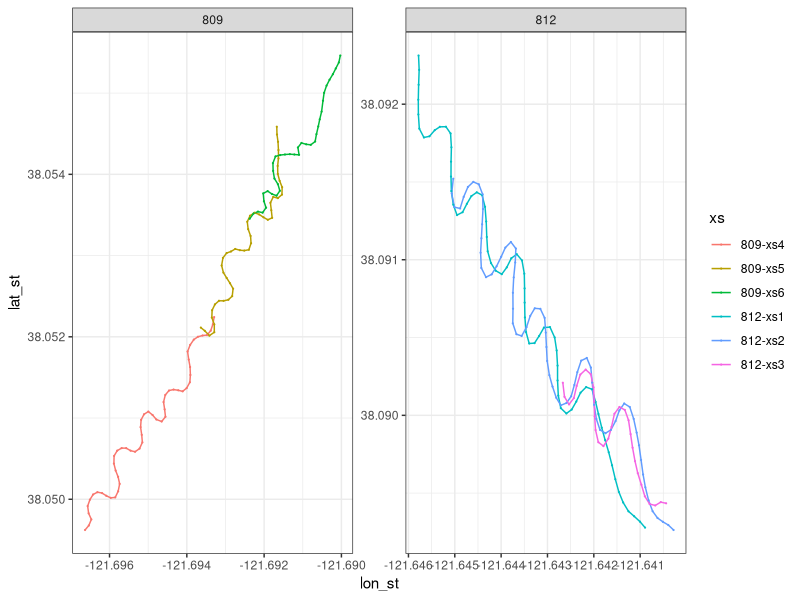
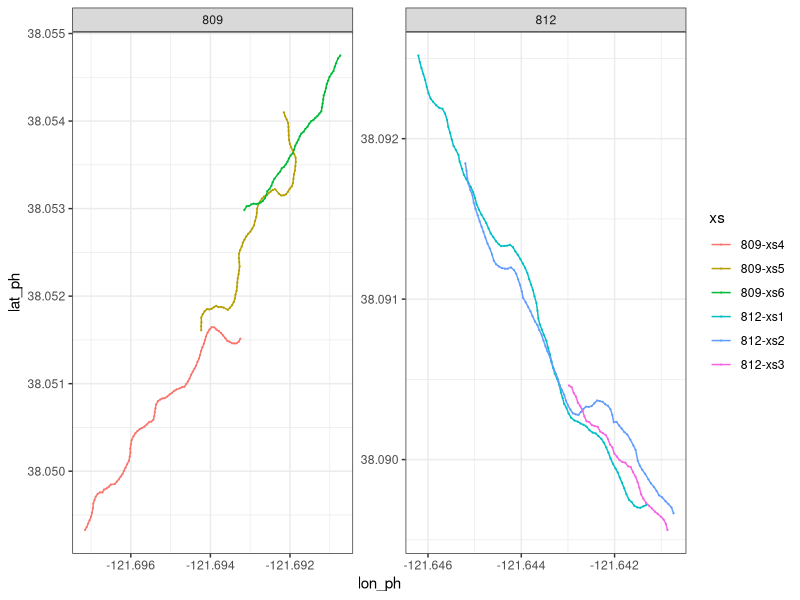
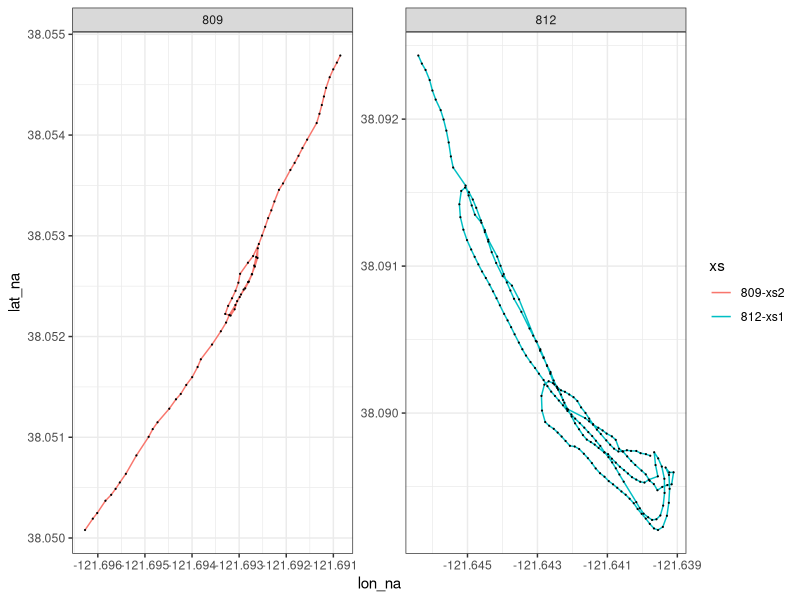
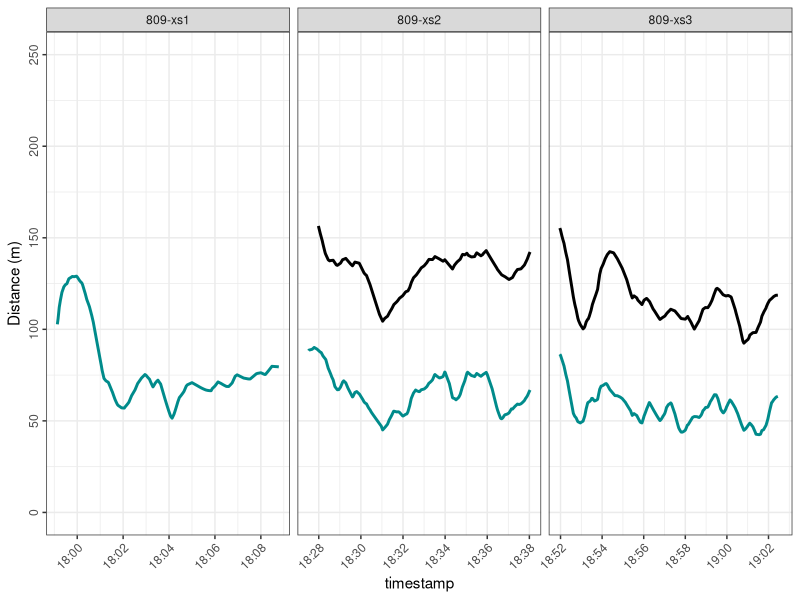
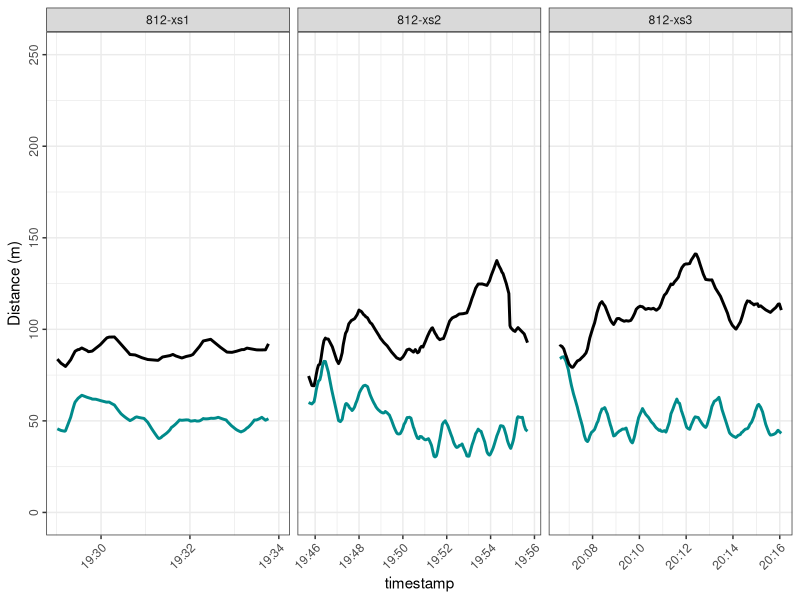
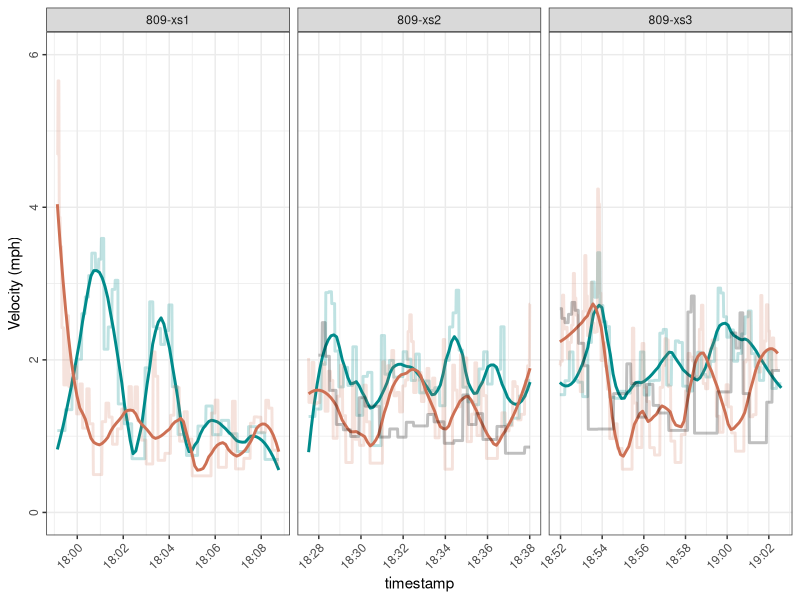
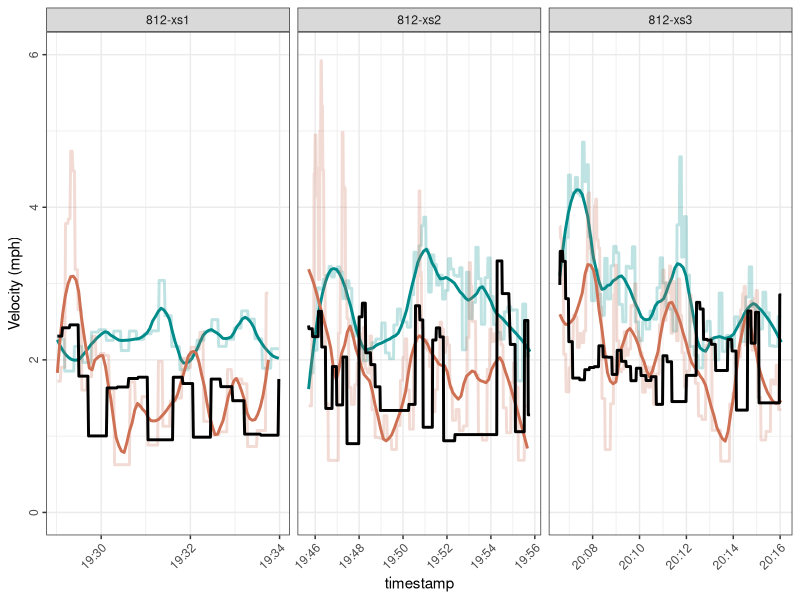
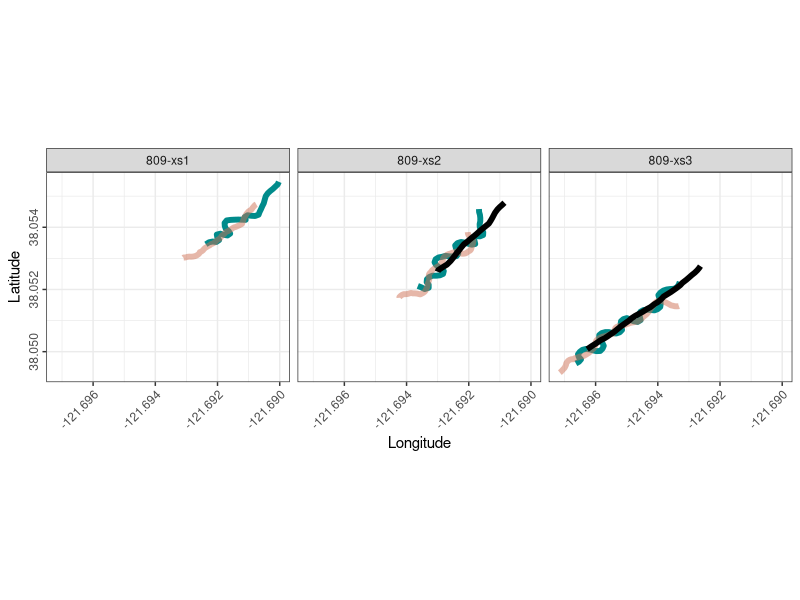

The R script that drew these images, in order:
library(tidyverse)
library(geosphere)
library(lubridate)
library(zoo)

# Import and compile GPS track data ---------------------------------------

## Stryker ----
#creating df- stryker-6 rows, site 812-3,809-3, start and stop- each transect-
#rows in excel

stryker_startstop <- data.frame(boat = rep("stryker",6), 
                                site = c(rep("812", 3), rep("809", 3)),
                                start = c(7, 80, 153, 187, 246, 298), 
                                end = c(76, 149, 183, 242, 294, 336))

stryker = data.frame()
stryker_raw = data.frame()



for(xs in 1:nrow(stryker_startstop)){
  print(xs)
  
  #loop each row
  
  temp <- read.csv("data/Survey02_20250122/20250122_DWR.csv", 
                   skip = stryker_startstop[xs, "start"] - 1, nrow = stryker_startstop[xs, "end"] - stryker_startstop[xs, "start"], header = F)
  
  #not sure what this does- reads csv- 
  
  
  colnames(temp) = c("Junk", "lat", "lon", "datetime", "speed")
  
  #create colnames
  
  temp$timestamp <- as.POSIXct(temp$datetime, format = "%Y-%m-%dT%H:%M:%SZ", tz = "America/Los_Angeles")
  #change format
  complete_timestamps <- seq(min(temp$timestamp), max(temp$timestamp), by = "1 sec")
 
   #round up and round down time stamp to equal one sec
  
  merged_data <- data.frame(timestamp = complete_timestamps) %>%
    left_join(temp, by = "timestamp")
  
  #change time stamp column to complete time stamps
  
  interpolated_data <- merged_data %>%
    mutate(lat = na.approx(lat, rule = 2),
           lon = na.approx(lon, rule = 2))
  
  #create interpolate df- not sure what r=2 means
  
  interpolated_data$xs <- paste0(stryker_startstop[xs, "site"], "-xs", xs)
  temp$xs <- paste0(stryker_startstop[xs, "site"], "-xs", xs)
  
  #creating column name that says site but doesn't say xs?
  
  interpolated_data$site <- stryker_startstop[xs, "site"]
  temp$site = stryker_startstop[xs, "site"]
  
  stryker <- rbind(stryker, interpolated_data[, c("site", "xs", "timestamp", "lat", "lon")])
  stryker_raw <- rbind(stryker_raw, temp)
  
  rm(temp, interpolated_data, merged_data)
  #not sure what this is
}

stryker$boat = "Stryker"
colnames(stryker) <- c("site", "xs", "timestamp", "lat_st", "lon_st", "boat")

## Phantom ----
phantom_startstop <- data.frame(boat = rep("phantom", 6), 
                                site = c(rep("812", 3), rep("809", 3)),
                                start = c(7, 112, 206, 251, 343, 425), 
                                end = c(108, 202, 247, 339, 421, 481))

phantom = data.frame()
phantom_raw = data.frame()

for(xs in 1:nrow(phantom_startstop)){
  print(xs)
  
  temp <- read.csv("data/Survey02_20250122/20250122_CFS.csv", 
                   skip = phantom_startstop[xs, "start"] - 1, nrow = phantom_startstop[xs, "end"] - phantom_startstop[xs, "start"], header = F)
  
  colnames(temp) = c("Junk", "lat", "lon", "datetime", "speed")
  
  temp$timestamp <- as.POSIXct(temp$datetime, format = "%Y-%m-%dT%H:%M:%SZ", tz = "America/Los_Angeles")
  
  complete_timestamps <- seq(min(temp$timestamp), max(temp$timestamp), by = "1 sec")
  
  merged_data <- data.frame(timestamp = complete_timestamps) %>%
    left_join(temp, by = "timestamp")
  
  interpolated_data <- merged_data %>%
    mutate(lat = na.approx(lat, rule = 2),
           lon = na.approx(lon, rule = 2))
  
  interpolated_data$xs <- paste0(phantom_startstop[xs, "site"], "-xs", xs)
  temp$xs <- paste0(phantom_startstop[xs, "site"], "-xs", xs)
  
  interpolated_data$site <- phantom_startstop[xs, "site"]
  temp$site = phantom_startstop[xs, "site"]
  
  phantom <- rbind(phantom, interpolated_data[, c("site", "xs", "timestamp", "lat", "lon")])
  phantom_raw <- rbind(phantom_raw, temp)
  
  rm(temp, interpolated_data, merged_data)
}

phantom$boat = "Phantom"
colnames(phantom) <- c("site", "xs", "timestamp", "lat_ph", "lon_ph", "boat")

## CDFW ---- now 
cdfw_startstop <- data.frame(boat = rep("cdfw", 2), 
                                site = c(rep("812", 1), rep("809", 1)),
                                start = c(7, 235), 
                                end = c(231, 305))


cdfw = data.frame()
cdfw_raw = data.frame()

for(xs in 1:nrow(cdfw_startstop)){
  print(xs)
  
  temp <- read.csv("data/Survey02_20250122/20250122_CDFW.csv", 
                   skip = cdfw_startstop[xs, "start"] - 1, nrow = cdfw_startstop[xs, "end"] - cdfw_startstop[xs, "start"], header = F)
  
  colnames(temp) = c("Junk", "lat", "lon", "datetime", "speed")
  
  temp$timestamp <- as.POSIXct(temp$datetime, format = "%Y-%m-%dT%H:%M:%SZ", tz = "America/Los_Angeles")
  
  complete_timestamps <- seq(min(temp$timestamp), max(temp$timestamp), by = "1 sec")
  
  merged_data <- data.frame(timestamp = complete_timestamps) %>%
    left_join(temp, by = "timestamp")
  
  interpolated_data <- merged_data %>%
    mutate(lat = na.approx(lat, rule = 2),
           lon = na.approx(lon, rule = 2))
  
  interpolated_data$xs <- paste0(cdfw_startstop[xs, "site"], "-xs", xs)
  temp$xs <- paste0(cdfw_startstop[xs, "site"], "-xs", xs)
  
  interpolated_data$site <- cdfw_startstop[xs, "site"]
  temp$site = cdfw_startstop[xs, "site"]
  
  cdfw <- rbind(cdfw, interpolated_data[, c("site", "xs", "timestamp", "lat", "lon")])
  cdfw_raw <- rbind(cdfw_raw, temp)
  
  rm(temp, interpolated_data, merged_data)
}

cdfw$boat = "cdfw"
colnames(cdfw) <- c("site", "xs", "timestamp", "lat_na", "lon_na", "boat")

## Merge vessel tracks ----

vessels <- merge(merge(stryker, 
                       phantom[, c("timestamp", "lat_ph", "lon_ph")], by = "timestamp", all.x = T),
                 cdfw[, c("timestamp", "lat_na", "lon_na")], by = "timestamp", all.x = T) 

xs_lookup <- data.frame(xs = c("809-xs6", "809-xs5", "809-xs4", "812-xs3", "812-xs2", "812-xs1"),
                        xs_cor = c("809-xs1", "809-xs2", "809-xs3", "812-xs1", "812-xs2", "812-xs3"))

vessels <- merge(vessels, xs_lookup, by = "xs", all.x = T)

# Visualize tracks --------------------------------------------------------

ggplot(stryker, aes(x = lon_st, y = lat_st, color = xs)) + 
  geom_path() + theme_bw() + 
  geom_point(data = stryker_raw, aes(x = lon, y = lat), size = .1) +
  facet_wrap(site ~ ., scales = "free")

ggplot(phantom, aes(x = lon_ph, y = lat_ph, color = xs)) + 
  geom_path() + theme_bw() + 
  geom_point(data = phantom_raw, aes(x = lon, y = lat), size = .1) +
  facet_wrap(site ~ ., scales = "free")

ggplot(cdfw, aes(x = lon_na, y = lat_na, color = xs)) + 
  geom_path() + theme_bw() + 
  geom_point(data = cdfw_raw, aes(x = lon, y = lat), color = "black", size = .1) +
  facet_wrap(site ~ ., scales = "free")

# Calculate vessel spacing ------------------------------------------------

vessels$stryker2phantom <- NA
vessels$cdfw2phantom <- NA
vessels$stryker_velocity <- NA
vessels$phantom_velocity <- NA
vessels$cdfw_velocity <- NA

for(i in 1:nrow(vessels)){
  print(i)
  
  #if(complete.cases(vessels[,c("lon_st", "lat_st", "lon_ph","lat_ph")])[i]){
  try(vessels[i,"stryker2phantom"] <- distm(c(vessels[i,"lon_st"], vessels[i,"lat_st"]), 
                                            c(vessels[i,"lon_ph"], vessels[i,"lat_ph"]), 
                                            fun = distHaversine))
   #}
  
  # if(complete.cases(vessels[,c("lon_na", "lat_na", "lon_ph","lat_ph")])[i]){
  try(vessels[i,"cdfw2phantom"] <- distm(c(vessels[i,"lon_na"], vessels[i,"lat_na"]), 
                                             c(vessels[i,"lon_ph"], vessels[i,"lat_ph"]), 
                                             fun = distHaversine))
  # }
  
  # if(complete.cases(vessels[,c("lon_na", "lat_na", "lon_st","lat_st")])[i]){
  try(vessels[i,"stryker2cdfw"] <- distm(c(vessels[i,"lon_na"], vessels[i,"lat_na"]), 
                                             c(vessels[i,"lon_st"], vessels[i,"lat_st"]), 
                                             fun = distHaversine))
  # }
  
  try(vessels[i,"stryker_velocity"] <- distm(c(vessels[i,"lon_st"], vessels[i,"lat_st"]), 
                                             c(vessels[i + 1,"lon_st"], vessels[i + 1,"lat_st"]), 
                                             fun = distHaversine) * 2.23693629)
  
  try(vessels[i,"phantom_velocity"] <- distm(c(vessels[i,"lon_ph"], vessels[i,"lat_ph"]), 
                                             c(vessels[i + 1,"lon_ph"], vessels[i + 1,"lat_ph"]), 
                                             fun = distHaversine) * 2.23693629)
  
  try(vessels[i,"cdfw_velocity"] <- distm(c(vessels[i,"lon_na"], vessels[i,"lat_na"]), 
                                              c(vessels[i + 1,"lon_na"], vessels[i + 1,"lat_na"]), 
                                              fun = distHaversine) * 2.23693629)
  
  
}


# Plot vessel tracks, velocity, and spacing -------------------------------

(v_spacing_809 <- ggplot(vessels[vessels$xs_cor %in% c("809-xs1","809-xs2","809-xs3"),], 
                         aes(x = timestamp, y = stryker2phantom)) + 
   geom_line(color = "cyan4", linewidth = 1) +
   geom_line(aes(y = cdfw2phantom), linewidth = 1) +
   # geom_line(aes(y = stryker2cdfw), color = "blue",linewidth = 1) + 
   theme_bw() + labs(y = "Distance (m)") + 
   theme(axis.text.x = element_text(angle = 45, hjust = 1),
         axis.text.y = element_text(angle = 90, hjust = .5)) +
   ylim(0,250) +
   facet_grid(. ~ xs_cor, scales = "free"))

(v_spacing_812 <- ggplot(vessels[vessels$xs_cor %in% c("812-xs1","812-xs2","812-xs3"),], 
                         aes(x = timestamp, y = stryker2phantom)) + 
    geom_line(color = "cyan4", linewidth = 1) +
    geom_line(aes(y = cdfw2phantom), linewidth = 1) + 
    theme_bw() + labs(y = "Distance (m)") + 
    theme(axis.text.x = element_text(angle = 45, hjust = 1),
          axis.text.y = element_text(angle = 90, hjust = .5)) +
    ylim(0,250) +
    facet_grid(. ~ xs_cor, scales = "free"))

(v_velocity_809 <- ggplot(data = vessels[vessels$xs_cor %in% c("809-xs1","809-xs2","809-xs3") &
                                           vessels$stryker_velocity < 10 & is.na(vessels$stryker_velocity) == F,],
                          aes(x = timestamp, y = stryker_velocity)) + 
    geom_line(color = "cyan4", linewidth = 1, alpha = .25) +
    geom_line(color = "cyan4", linewidth = 1, stat = "smooth", span = .25) +
    geom_line(data = vessels[vessels$xs_cor %in% c("809-xs1","809-xs2","809-xs3") &
                               vessels$phantom_velocity < 10 & is.na(vessels$phantom_velocity) == F, ],
              aes(y = phantom_velocity), color = "salmon3", linewidth = 1, alpha = .2) +
    geom_line(data = vessels[vessels$xs_cor %in% c("809-xs1","809-xs2","809-xs3") &
                               vessels$phantom_velocity < 10 & is.na(vessels$phantom_velocity) == F, ],
              aes(y = phantom_velocity), color = "salmon3", linewidth = 1, stat = "smooth", span = .25) +
    geom_line(data = vessels[vessels$xs_cor %in% c("809-xs1","809-xs2","809-xs3") &
                               vessels$cdfw_velocity < 10 & is.na(vessels$cdfw_velocity) == F, ],
              aes(y = cdfw_velocity), linewidth = 1, alpha = .25) +
    theme_bw() + labs(y = "Velocity (mph)") + 
    theme(axis.text.x = element_text(angle = 45, hjust = 1),
          axis.text.y = element_text(angle = 90, hjust = .5)) +
    ylim(0, 6) +
    facet_grid(. ~ xs_cor, scales = "free"))

(v_velocity_812 <- ggplot(data = vessels[vessels$xs_cor %in% c("812-xs1","812-xs2","812-xs3") &
                                           vessels$stryker_velocity < 10 & is.na(vessels$stryker_velocity) == F,], 
                          aes(x = timestamp, y = stryker_velocity)) + 
    geom_line(color = "cyan4", linewidth = 1, alpha = .25) +
    geom_line(color = "cyan4", linewidth = 1, stat = "smooth", span = .25) +
    geom_line(data = vessels[vessels$xs_cor %in% c("812-xs1","812-xs2","812-xs3") &
                               vessels$phantom_velocity < 10 & is.na(vessels$phantom_velocity) == F, ],
              aes(y = phantom_velocity), color = "salmon3", linewidth = 1, alpha = .25) +
    geom_line(data = vessels[vessels$xs_cor %in% c("812-xs1","812-xs2","812-xs3") &
                               vessels$phantom_velocity < 10 & is.na(vessels$phantom_velocity) == F, ],
              aes(y = phantom_velocity), color = "salmon3", linewidth = 1, stat = "smooth", span = .25) +
    geom_line(data = vessels[vessels$xs_cor %in% c("812-xs1","812-xs2","812-xs3") &
                               vessels$cdfw_velocity < 10 & is.na(vessels$cdfw_velocity) == F, ],
              aes(y = cdfw_velocity), linewidth = 1) +
    theme_bw() + labs(y = "Velocity (mph)") + 
    theme(axis.text.x = element_text(angle = 45, hjust = 1),
          axis.text.y = element_text(angle = 90, hjust = .5)) +
    ylim(0, 6) +
    facet_grid(. ~ xs_cor, scales = "free"))


(v_tracks_809 <- ggplot(vessels[vessels$xs_cor %in% c("809-xs1","809-xs2","809-xs3"),], 
                        aes(x = lon_st, y = lat_st)) + 
    geom_path(color = "cyan4", linewidth = 2) +
    geom_path(aes(x = lon_ph, y = lat_ph), color = "salmon3", alpha = .5, linewidth = 2) + 
    geom_path(aes(x = lon_na, y = lat_na), linewidth = 2) + 
    theme_bw() + labs(y = "Latitude", x = "Longitude") + coord_fixed() +
    theme(axis.text.x = element_text(angle = 45, hjust = 1),
          axis.text.y = element_text(angle = 90, hjust = .5)) +
    facet_grid(. ~ xs_cor))

(v_tracks_812 <- ggplot(vessels[vessels$xs_cor %in% c("812-xs1","812-xs2","812-xs3"),], 
                        aes(x = lon_st, y = lat_st)) + 
    geom_path(color = "cyan4", linewidth = 2) +
    geom_path(aes(x = lon_ph, y = lat_ph), color = "salmon3", alpha = .5, linewidth = 2) + 
    geom_path(aes(x = lon_na, y = lat_na), linewidth = 2) + 
    theme_bw() + labs(y = "Latitude", x = "Longitude") +  coord_fixed() +
    theme(axis.text.x = element_text(angle = 45, hjust = 1),
          axis.text.y = element_text(angle = 90, hjust = .5)) +
    facet_grid(. ~ xs_cor))


png("output/eDNA_vessel_spacing_20250122.png",
    height = 7, width = 10, units = "in", res = 1000, family = "serif")

cowplot::plot_grid(v_tracks_809, v_tracks_812,
                   v_spacing_809, v_spacing_812, 
                   align = "v")

dev.off()

png("output/eDNA_vessel_velocity_20250122.png",
    height = 10, width = 10, units = "in", res = 1000, family = "serif")

cowplot::plot_grid(v_tracks_809, v_tracks_812,
                   v_velocity_809, v_velocity_812, 
                   v_spacing_809, v_spacing_812, 
                   align = "v", nrow = 3)

dev.off()
